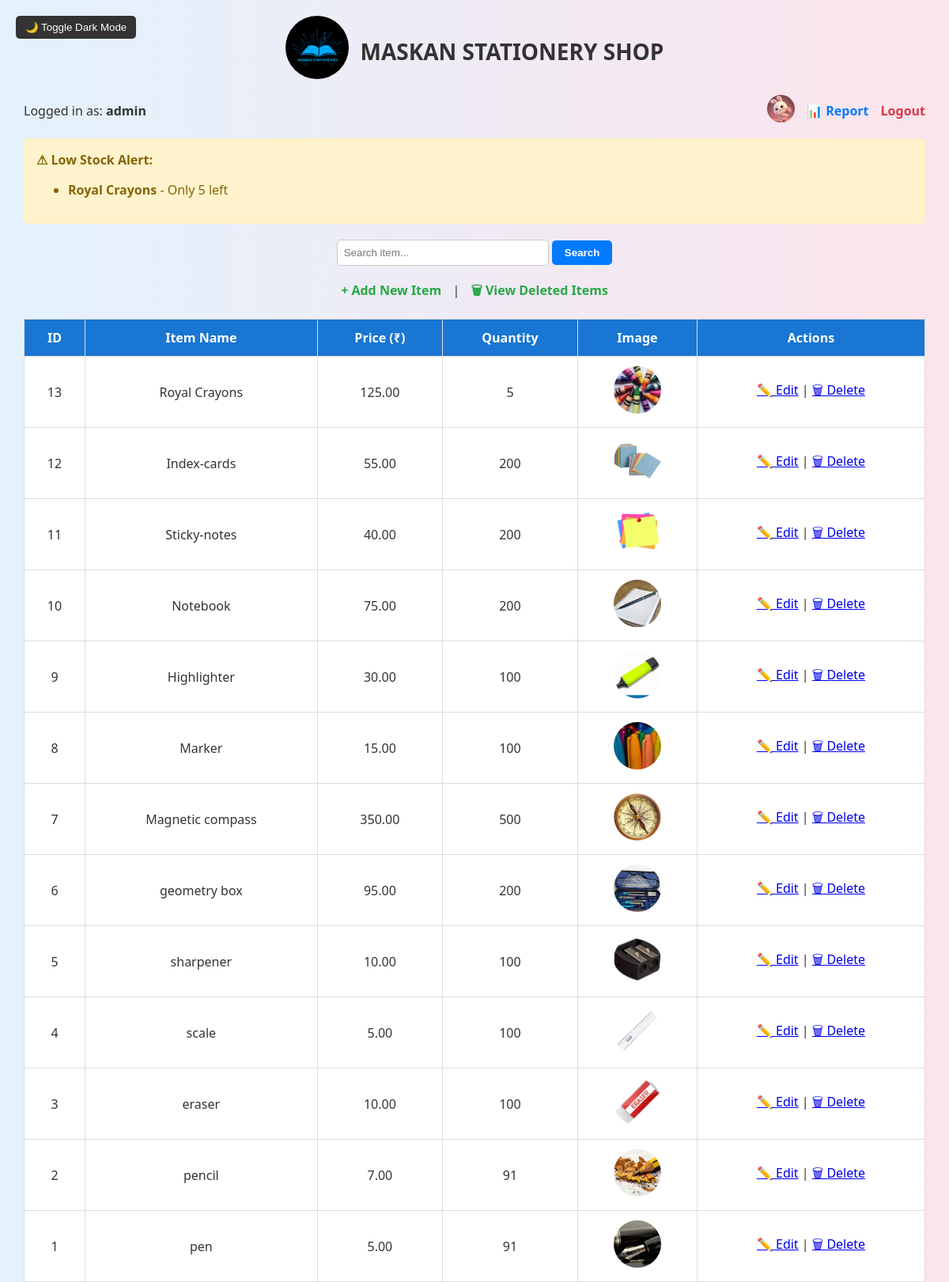
/admin-dashboard.php (signed in), run on the app's committed database.
### tables this page shows
CREATE TABLE `users` (
  `id` int(11) NOT NULL,
  `username` varchar(50) NOT NULL,
  `password` varchar(255) NOT NULL,
  `role` enum('admin','customer') DEFAULT 'customer',
  `phone` varchar(20) DEFAULT NULL,
  `profile_picture` varchar(255) DEFAULT NULL,
  `email` varchar(255) DEFAULT NULL,
  `oauth_provider` varchar(50) DEFAULT 'local'
);

CREATE TABLE `inventory` (
  `id` int(11) NOT NULL,
  `item_name` varchar(100) NOT NULL,
  `price` decimal(10,2) NOT NULL DEFAULT 0.00,
  `quantity` int(11) NOT NULL,
  `image` varchar(255) DEFAULT NULL,
  `is_deleted` tinyint(1) DEFAULT 0
);

### admin-dashboard.php (the view, shortened to what this page needs)
<?php
include 'db.php';
$username = $_SESSION['username'];
$stmt_pic = $conn->prepare("SELECT profile_picture FROM users WHERE username = ?");
$stmt_pic->bind_param("s", $username);
$stmt_pic->execute();
$result_pic = $stmt_pic->get_result();
$row_pic = $result_pic->fetch_assoc();
$profile_picture = (!empty($row_pic['profile_picture']) && file_exists('uploads/' . $row_pic['profile_picture']))
    ? 'uploads/' . $row_pic['profile_picture']
    : 'default-avatar.png';
$lowStockThreshold = 5;
$stmt_low_stock = $conn->prepare("SELECT * FROM inventory WHERE quantity <= ? AND is_deleted = 0");
$stmt_low_stock->bind_param("i", $lowStockThreshold);
$stmt_low_stock->execute();
$lowStockResult = $stmt_low_stock->get_result();
$search = "";
if (isset($_GET['search'])) {
    $search = $_GET['search'];
    $stmt = $conn->prepare("SELECT * FROM inventory WHERE is_deleted = 0 AND item_name LIKE ? ORDER BY id DESC");
    $like = "%$search%";
    $stmt->bind_param("s", $like);
} else {
    $stmt = $conn->prepare("SELECT * FROM inventory WHERE is_deleted = 0 ORDER BY id DESC");
}
$stmt->execute();
$result = $stmt->get_result();
?>
<!DOCTYPE html>
<html>
<head>
</head>
<body>
<div class="dark-toggle">
    <button onclick="toggleDarkMode()">🌙 Toggle Dark Mode</button>
</div>
<div class="container">
    <div class="header">
        <div class="logo-title">
            <img src="logo.png" alt="Logo">
            <h1>MASKAN STATIONERY SHOP</h1>
        </div>
    </div>
    <div class="top-bar">
        <div class="info">
            <span>Logged in as: <strong><?= htmlspecialchars($_SESSION['username']) ?></strong></span>
        </div>
        <div class="links">
            <a href="admin-profile.php">
                <img src="<?= htmlspecialchars($profile_picture) ?>" alt="Profile">
            </a>
            <a href="report.php">📊 Report</a>
            <a href="logout.php" style="color: #dc3545;">Logout</a>
        </div>
    </div>
    <?php if ($lowStockResult->num_rows > 0): ?>
        <div class="alert">
            <strong>⚠ Low Stock Alert:</strong>
            <ul>
                <?php while($item = $lowStockResult->fetch_assoc()): ?>
                    <li><strong><?= htmlspecialchars($item['item_name']) ?></strong> - Only <?= $item['quantity'] ?> left</li>
                <?php endwhile; ?>
            </ul>
        </div>
    <?php endif; ?>
    <div class="search-bar">
        <form method="get">
            <input type="text" name="search" placeholder="Search item..." value="<?= htmlspecialchars($search) ?>">
            <input type="submit" value="Search">
        </form>
    </div>
    <div class="action-buttons">
        <a href="add.php">+ Add New Item</a> |
        <a href="trash.php">🗑 View Deleted Items</a>
    </div>
    <div class="table-wrapper">
        <table>
            <tr>
                <th>ID</th>
                <th>Item Name</th>
                <th>Price (₹)</th>
                <th>Quantity</th>
                <th>Image</th>
                <th>Actions</th>
            </tr>
            <?php if ($result && $result->num_rows > 0): ?>
                <?php while ($row = $result->fetch_assoc()): ?>
                    <tr>
                        <td><?= $row['id'] ?></td>
                        <td><?= htmlspecialchars($row['item_name']) ?></td>
                        <td><?= number_format($row['price'], 2) ?></td>
                        <td><?= $row['quantity'] ?></td>
                        <td>
                            <?php if (!empty($row['image']) && file_exists("uploads/" . $row['image'])): ?>
                                <img src="uploads/<?= htmlspecialchars($row['image']) ?>" alt="Image" style="width:60px; height:60px; object-fit:cover; border-radius: 50%;">
                            <?php else: ?>
                                N/A
                            <?php endif; ?>
                        </td>
                        <td>
                            <a href="edit.php?id=<?= $row['id'] ?>">✏️ Edit</a> |
                            <a href="delete.php?id=<?= $row['id'] ?>" onclick="return confirm('Delete this item?');">🗑 Delete</a>
                        </td>
                    </tr>
                <?php endwhile; ?>
            <?php else: ?>
                <tr><td colspan="6">No items found.</td></tr>
            <?php endif; ?>
        </table>
    </div>
</div>
</body>
</html>

### admin-dashboard.php (style rules this page uses)
body { margin: 0; font-family: "Segoe UI", sans-serif; background: linear-gradient(to right, #e3f2fd, #fce4ec); color: #333; transition: background 0.3s, color 0.3s; }
.container { width: 95%; max-width: 1200px; margin: auto; }
.header { text-align: center; padding: 20px; }
.logo-title { display: flex; align-items: center; justify-content: center; gap: 15px; }
.logo-title img { height: 80px; border-radius: 50%; }
h1 { font-size: 28px; margin: 10px 0 0; }
.top-bar { display: flex; justify-content: space-between; align-items: center; margin-bottom: 15px; flex-wrap: wrap; }
.top-bar .info, .top-bar .links { display: flex; align-items: center; gap: 15px; flex-wrap: wrap; }
.top-bar a { color: #007bff; text-decoration: none; font-weight: bold; }
.top-bar img { width: 35px; height: 35px; object-fit: cover; border-radius: 50%; }
.alert { background-color: #fff3cd; color: #856404; border: 1px solid #ffeeba; padding: 15px; margin-bottom: 20px; border-radius: 5px; }
.search-bar { text-align: center; margin: 20px 0; }
.search-bar input[type="text"] { padding: 8px; width: 250px; border: 1px solid #ccc; border-radius: 5px; }
.search-bar input[type="submit"] { padding: 8px 16px; background-color: #007bff; border: none; color: white; font-weight: bold; border-radius: 5px; cursor: pointer; }
.action-buttons { text-align: center; margin-bottom: 20px; }
.action-buttons a { margin: 0 10px; color: #28a745; text-decoration: none; font-weight: bold; }
.table-wrapper { overflow-x: auto; }
table { width: 100%; border-collapse: collapse; background: #fff; box-shadow: 0 0 10px #ccc; }
th, td { padding: 12px; border: 1px solid #ddd; text-align: center; }
th { background-color: #1976d2; color: white; }
.dark-toggle { position: fixed; top: 20px; left: 20px; z-index: 1000; }
.dark-toggle button { padding: 7px 12px; background-color: #333; color: white; border: none; border-radius: 5px; cursor: pointer; }

### data on the page
users: profile_picture (picture)
inventory: item_name "Royal Crayons", quantity "5", id "13", price "125.00", image (picture)
inventory: id "12", item_name "Index-cards", price "55.00", quantity "200", image (picture)
inventory: id "11", item_name "Sticky-notes", price "40.00", quantity "200", image (picture)
inventory: id "10", item_name "Notebook", price "75.00", quantity "200", image (picture)
inventory: id "9", item_name "Highlighter", price "30.00", quantity "100", image (picture)
inventory: id "8", item_name "Marker", price "15.00", quantity "100", image (picture)
inventory: id "7", item_name "Magnetic compass", price "350.00", quantity "500", image (picture)
inventory: id "6", item_name "geometry box", price "95.00", quantity "200", image (picture)
inventory: id "5", item_name "sharpener", price "10.00", quantity "100", image (picture)
inventory: id "4", item_name "scale", price "5.00", quantity "100", image (picture)
inventory: id "3", item_name "eraser", price "10.00", quantity "100", image (picture)
inventory: id "2", item_name "pencil", price "7.00", quantity "91", image (picture)
inventory: id "1", item_name "pen", price "5.00", quantity "91", image (picture)

### other printed values
$_SESSION['username'] "admin"
